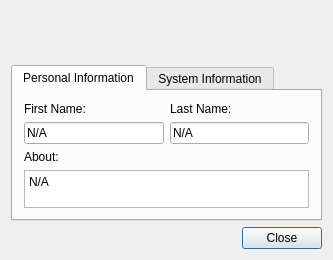
<?xml version="1.0" encoding="UTF-8"?>
<ui version="4.0">
 <class>UserInfoDialog</class>
 <widget class="QDialog" name="UserInfoDialog">
  <property name="windowModality">
   <enum>Qt::WindowModal</enum>
  </property>
  <property name="geometry">
   <rect>
    <x>0</x>
    <y>0</y>
    <width>329</width>
    <height>260</height>
   </rect>
  </property>
  <property name="windowTitle">
   <string>Dialog</string>
  </property>
  <layout class="QVBoxLayout" name="verticalLayout_2">
   <item>
    <layout class="QHBoxLayout" name="horizontalLayout_2">
     <item>
      <widget class="QLabel" name="lblAvatar">
       <property name="minimumSize">
        <size>
         <width>48</width>
         <height>48</height>
        </size>
       </property>
       <property name="maximumSize">
        <size>
         <width>48</width>
         <height>48</height>
        </size>
       </property>
       <property name="text">
        <string>&lt;Avatar&gt;</string>
       </property>
      </widget>
     </item>
     <item>
      <layout class="QVBoxLayout" name="verticalLayout">
       <item>
        <widget class="QLabel" name="lblUserName">
         <property name="font">
          <font>
           <pointsize>9</pointsize>
           <weight>75</weight>
           <bold>true</bold>
          </font>
         </property>
         <property name="text">
          <string>&lt;User Name&gt;</string>
         </property>
        </widget>
       </item>
       <item>
        <widget class="QLabel" name="lblStatus">
         <property name="text">
          <string>&lt;Status&gt;</string>
         </property>
        </widget>
       </item>
       <item>
        <spacer name="verticalSpacer">
         <property name="orientation">
          <enum>Qt::Vertical</enum>
         </property>
         <property name="sizeHint" stdset="0">
          <size>
           <width>20</width>
           <height>13</height>
          </size>
         </property>
        </spacer>
       </item>
      </layout>
     </item>
    </layout>
   </item>
   <item>
    <widget class="QTabWidget" name="tabWidget">
     <property name="minimumSize">
      <size>
       <width>311</width>
       <height>151</height>
      </size>
     </property>
     <property name="currentIndex">
      <number>0</number>
     </property>
     <widget class="QWidget" name="tabPersonal">
      <attribute name="title">
       <string>Personal Information</string>
      </attribute>
      <layout class="QVBoxLayout" name="verticalLayout_6">
       <item>
        <layout class="QHBoxLayout" name="horizontalLayout_3">
         <item>
          <layout class="QVBoxLayout" name="verticalLayout_3">
           <item>
            <widget class="QLabel" name="lblFirstNameDesc">
             <property name="text">
              <string>First Name:</string>
             </property>
            </widget>
           </item>
           <item>
            <widget class="QLineEdit" name="txtFirstName">
             <property name="text">
              <string>N/A</string>
             </property>
             <property name="readOnly">
              <bool>true</bool>
             </property>
            </widget>
           </item>
          </layout>
         </item>
         <item>
          <layout class="QVBoxLayout" name="verticalLayout_4">
           <item>
            <widget class="QLabel" name="lblLastNameDesc">
             <property name="text">
              <string>Last Name:</string>
             </property>
            </widget>
           </item>
           <item>
            <widget class="QLineEdit" name="txtLastName">
             <property name="text">
              <string>N/A</string>
             </property>
             <property name="readOnly">
              <bool>true</bool>
             </property>
            </widget>
           </item>
          </layout>
         </item>
        </layout>
       </item>
       <item>
        <layout class="QVBoxLayout" name="verticalLayout_5">
         <item>
          <widget class="QLabel" name="lblAbout">
           <property name="text">
            <string>About:</string>
           </property>
          </widget>
         </item>
         <item>
          <widget class="QPlainTextEdit" name="txtAbout">
           <property name="maximumSize">
            <size>
             <width>16777215</width>
             <height>41</height>
            </size>
           </property>
           <property name="tabChangesFocus">
            <bool>true</bool>
           </property>
           <property name="undoRedoEnabled">
            <bool>false</bool>
           </property>
           <property name="readOnly">
            <bool>true</bool>
           </property>
           <property name="plainText">
            <string>N/A</string>
           </property>
          </widget>
         </item>
        </layout>
       </item>
      </layout>
     </widget>
     <widget class="QWidget" name="tabSystem">
      <attribute name="title">
       <string>System Information</string>
      </attribute>
      <layout class="QFormLayout" name="formLayout">
       <item row="0" column="0">
        <widget class="QLabel" name="lblIPAddressDesc">
         <property name="text">
          <string>IP Address:</string>
         </property>
         <property name="alignment">
          <set>Qt::AlignRight|Qt::AlignTrailing|Qt::AlignVCenter</set>
         </property>
        </widget>
       </item>
       <item row="0" column="1">
        <widget class="QLabel" name="lblIPAddress">
         <property name="text">
          <string>&lt;IP Address&gt;</string>
         </property>
        </widget>
       </item>
       <item row="1" column="0">
        <widget class="QLabel" name="lblLogonNameDesc">
         <property name="text">
          <string>Logon Name:</string>
         </property>
         <property name="alignment">
          <set>Qt::AlignRight|Qt::AlignTrailing|Qt::AlignVCenter</set>
         </property>
        </widget>
       </item>
       <item row="1" column="1">
        <widget class="QLabel" name="lblLogonName">
         <property name="text">
          <string>&lt;Logon Name&gt;</string>
         </property>
        </widget>
       </item>
       <item row="2" column="0">
        <widget class="QLabel" name="lblComputerNameDesc">
         <property name="text">
          <string>Computer Name:</string>
         </property>
         <property name="alignment">
          <set>Qt::AlignRight|Qt::AlignTrailing|Qt::AlignVCenter</set>
         </property>
        </widget>
       </item>
       <item row="2" column="1">
        <widget class="QLabel" name="lblComputerName">
         <property name="text">
          <string>&lt;Computer Name&gt;</string>
         </property>
        </widget>
       </item>
       <item row="3" column="0">
        <widget class="QLabel" name="lblOSNameDesc">
         <property name="text">
          <string>Operating System:</string>
         </property>
         <property name="alignment">
          <set>Qt::AlignRight|Qt::AlignTrailing|Qt::AlignVCenter</set>
         </property>
        </widget>
       </item>
       <item row="3" column="1">
        <widget class="QLabel" name="lblOSName">
         <property name="text">
          <string>&lt;Operating System&gt;</string>
         </property>
        </widget>
       </item>
       <item row="4" column="0">
        <widget class="QLabel" name="lblVersionDesc">
         <property name="text">
          <string>Messenger Version:</string>
         </property>
         <property name="alignment">
          <set>Qt::AlignRight|Qt::AlignTrailing|Qt::AlignVCenter</set>
         </property>
        </widget>
       </item>
       <item row="4" column="1">
        <widget class="QLabel" name="lblVersion">
         <property name="text">
          <string>&lt;Messenger Version&gt;</string>
         </property>
        </widget>
       </item>
      </layout>
     </widget>
    </widget>
   </item>
   <item>
    <layout class="QHBoxLayout" name="horizontalLayout">
     <item>
      <spacer name="horizontalSpacer">
       <property name="orientation">
        <enum>Qt::Horizontal</enum>
       </property>
       <property name="sizeHint" stdset="0">
        <size>
         <width>40</width>
         <height>20</height>
        </size>
       </property>
      </spacer>
     </item>
     <item>
      <widget class="QPushButton" name="btnClose">
       <property name="text">
        <string>Close</string>
       </property>
       <property name="default">
        <bool>true</bool>
       </property>
      </widget>
     </item>
    </layout>
   </item>
  </layout>
 </widget>
 <layoutdefault spacing="6" margin="11"/>
 <tabstops>
  <tabstop>tabWidget</tabstop>
  <tabstop>txtFirstName</tabstop>
  <tabstop>txtLastName</tabstop>
  <tabstop>txtAbout</tabstop>
  <tabstop>btnClose</tabstop>
 </tabstops>
 <resources/>
 <connections>
  <connection>
   <sender>btnClose</sender>
   <signal>clicked()</signal>
   <receiver>UserInfoDialog</receiver>
   <slot>accept()</slot>
   <hints>
    <hint type="sourcelabel">
     <x>347</x>
     <y>151</y>
    </hint>
    <hint type="destinationlabel">
     <x>196</x>
     <y>84</y>
    </hint>
   </hints>
  </connection>
 </connections>
</ui>
